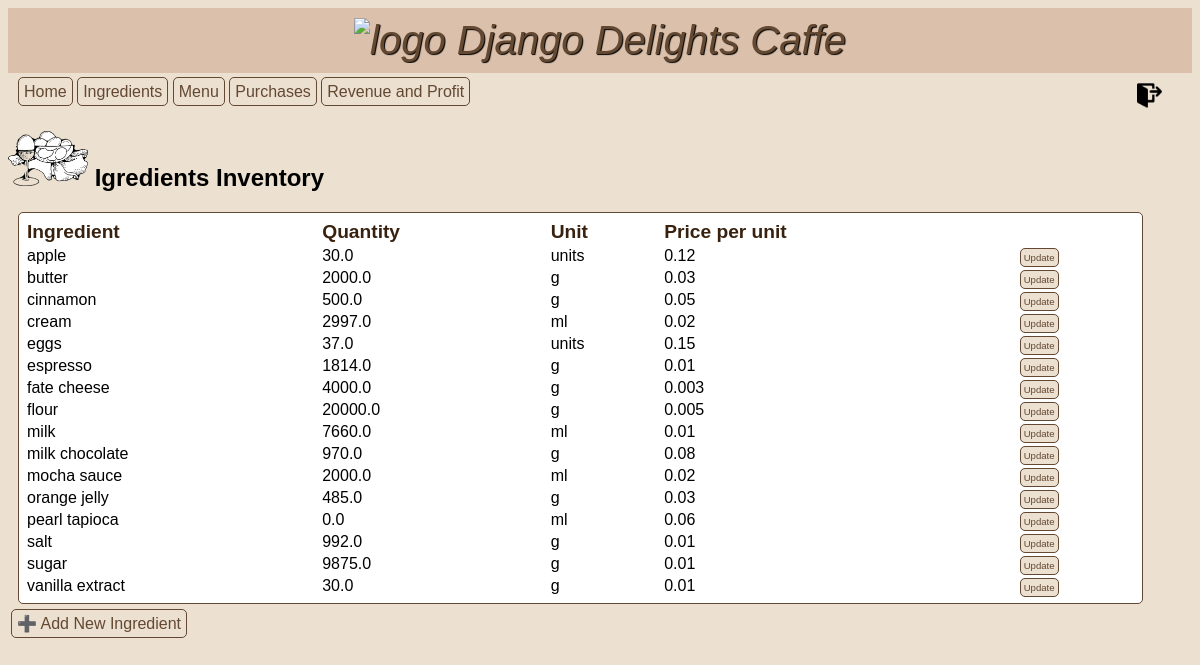
The page /ingredients (signed in) on the database its author committed.
### inventory/models.py (models this page shows, shortened)
class Ingredient(models.Model):
    ML = "ml"
    GRAMS = "g"
    UNITS = "units"
    OTHER = "other"
    UNIT_TYPE_CHOICES = [
        (ML, "ml"),
        (GRAMS, "g"),
        (UNITS, "units"),
        (OTHER, "other"),
    ]
    name = models.CharField(max_length=50, verbose_name="Ingredient")
    quantity = models.FloatField(default=0.0, verbose_name="Quantity")
    unit = models.CharField(
        max_length=10, choices=UNIT_TYPE_CHOICES, default=OTHER, verbose_name="Units"
    )
    unit_price = models.FloatField(default=0.0, verbose_name="Price per unit")

### inventory/views.py (the view)
# urls.py: path("ingredients", views.IngredientView.as_view(), name="ingredients"),
class IngredientView(LoginRequiredMixin, ListView):
    model = Ingredient
    template_name = "inventory/ingredients.html"
    def get_context_data(self):
        context = super().get_context_data()
        context["ingredients"] = Ingredient.objects.all()
        return context

### inventory/templates/inventory/ingredients.html (shortened to what this page needs)
{% extends 'base.html' %} {% load static %}  {% block content %}
<h2>
  <img
    src="{% static 'inventory/eggs.png' %}"
    alt="ingredient"
    width="80px"
    text-align="center"
  />
  Igredients Inventory
</h2>
<table>
  <thead>
    <tr class="table-heading">
      <th>Ingredient</th>
      <th>Quantity</th>
      <th>Unit</th>
      <th>Price per unit</th>
      <th></th>
    </tr>
  </thead>
  <tbody>
    {% for ingr in ingredients|dictsort:"name" %}
    <tr class="table-content">
      <td>{{ ingr.name }}</td>
      <td>{{ ingr.quantity }}</td>
      <td>{{ ingr.unit }}</td>
      <td>{{ ingr.unit_price }}</td>
      <td>
        <a class="update" href="{% url 'ingredientupdate' ingr.id %}">Update</a>
      </td>
    </tr>
    {% endfor %}
  </tbody>
</table>
<div>
  <a class="add" href="{% url 'ingredientcreate' %}">➕ Add New Ingredient</a>
</div>
{% endblock %}

### inventory/static/inventory/style.css (style rules this page uses)
body { font-family: Arial, Helvetica, sans-serif; background-color: #ece0d1; }
table { background-color: white; text-align: left; border: 1px; border-style: solid; border-color: #634832; border-radius: 5px; width: 95%; margin: 10px; padding: 5px; }
thead { color: #38220f; font-size: 1.2em; text-align: left; padding: 10px; border-style: solid; border-color: #634832; }
tbody { padding: 3px; }
.add { color: #634832; padding: 5px; margin: 3px; text-decoration: none; border: 1px; border-style: solid; border-color: #634832; border-radius: 5px; }
.update { font-size: 0.6em; color: #634832; background-color: #ece0d1; border: 1px; border-style: solid; border-color: #634832; border-radius: 5px; padding: 3px; text-decoration: none; }

### rows shown on the page
Ingredient: name "apple", quantity "30.0", unit "units", unit_price "0.12"
Ingredient: name "butter", quantity "2000.0", unit "g", unit_price "0.03"
Ingredient: name "cinnamon", quantity "500.0", unit "g", unit_price "0.05"
Ingredient: name "cream", quantity "2997.0", unit "ml", unit_price "0.02"
Ingredient: name "eggs", quantity "37.0", unit "units", unit_price "0.15"
Ingredient: name "espresso", quantity "1814.0", unit "g", unit_price "0.01"
Ingredient: name "fate cheese", quantity "4000.0", unit "g", unit_price "0.003"
Ingredient: name "flour", quantity "20000.0", unit "g", unit_price "0.005"
Ingredient: name "milk", quantity "7660.0", unit "ml", unit_price "0.01"
Ingredient: name "milk chocolate", quantity "970.0", unit "g", unit_price "0.08"
Ingredient: name "mocha sauce", quantity "2000.0", unit "ml", unit_price "0.02"
Ingredient: name "orange jelly", quantity "485.0", unit "g", unit_price "0.03"
Ingredient: name "pearl tapioca", quantity "0.0", unit "ml", unit_price "0.06"
Ingredient: name "salt", quantity "992.0", unit "g", unit_price "0.01"
Ingredient: name "sugar", quantity "9875.0", unit "g", unit_price "0.01"
Ingredient: name "vanilla extract", quantity "30.0", unit "g", unit_price "0.01"
